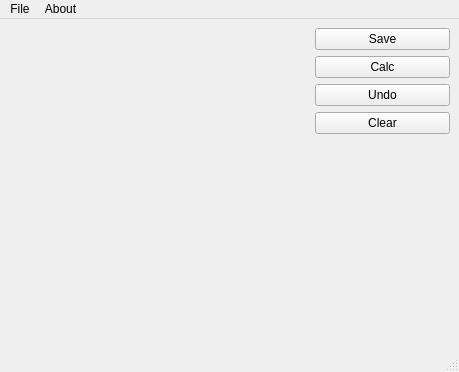
<?xml version="1.0" encoding="UTF-8"?>
<ui version="4.0">
 <class>MainWindow</class>
 <widget class="QMainWindow" name="MainWindow">
  <property name="geometry">
   <rect>
    <x>0</x>
    <y>0</y>
    <width>459</width>
    <height>372</height>
   </rect>
  </property>
  <property name="windowTitle">
   <string>MainWindow</string>
  </property>
  <widget class="QWidget" name="centralwidget">
   <layout class="QVBoxLayout" name="verticalLayout_2">
    <item>
     <layout class="QHBoxLayout" name="horizontalLayout">
      <item>
       <widget class="QVTKWidget" name="qvtkWidget" native="true">
        <property name="minimumSize">
         <size>
          <width>300</width>
          <height>300</height>
         </size>
        </property>
       </widget>
      </item>
      <item>
       <layout class="QVBoxLayout" name="verticalLayout">
        <item>
         <widget class="QPushButton" name="SaveButton">
          <property name="text">
           <string>Save</string>
          </property>
         </widget>
        </item>
        <item>
         <widget class="QPushButton" name="CalculateButton">
          <property name="text">
           <string>Calc</string>
          </property>
         </widget>
        </item>
        <item>
         <widget class="QPushButton" name="UndoButton">
          <property name="text">
           <string>Undo</string>
          </property>
         </widget>
        </item>
        <item>
         <widget class="QPushButton" name="ClearButton">
          <property name="text">
           <string>Clear</string>
          </property>
         </widget>
        </item>
        <item>
         <spacer name="verticalSpacer">
          <property name="orientation">
           <enum>Qt::Vertical</enum>
          </property>
          <property name="sizeHint" stdset="0">
           <size>
            <width>20</width>
            <height>40</height>
           </size>
          </property>
         </spacer>
        </item>
       </layout>
      </item>
     </layout>
    </item>
   </layout>
  </widget>
  <widget class="QMenuBar" name="menubar">
   <property name="geometry">
    <rect>
     <x>0</x>
     <y>0</y>
     <width>459</width>
     <height>25</height>
    </rect>
   </property>
   <widget class="QMenu" name="menuOpen">
    <property name="title">
     <string>File</string>
    </property>
    <addaction name="actionOpen"/>
   </widget>
   <widget class="QMenu" name="menuExit">
    <property name="title">
     <string>About</string>
    </property>
    <addaction name="actionMeasures"/>
   </widget>
   <addaction name="menuOpen"/>
   <addaction name="menuExit"/>
  </widget>
  <widget class="QStatusBar" name="statusbar"/>
  <action name="actionOpen">
   <property name="icon">
    <iconset resource="qtannotatorui.qrc">
     <normaloff>:/icons/open.png</normaloff>:/icons/open.png</iconset>
   </property>
   <property name="text">
    <string>Open</string>
   </property>
  </action>
  <action name="actionMeasures">
   <property name="text">
    <string>Measures</string>
   </property>
  </action>
 </widget>
 <customwidgets>
  <customwidget>
   <class>QVTKWidget</class>
   <extends>QWidget</extends>
   <header>QVTKWidget.h</header>
  </customwidget>
 </customwidgets>
 <resources>
  <include location="qtannotatorui.qrc"/>
 </resources>
 <connections/>
</ui>
